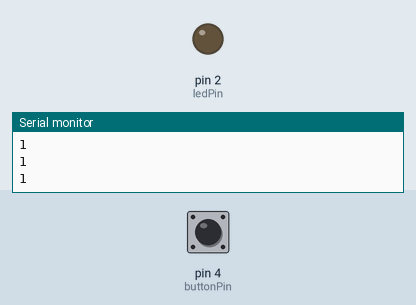
A sketch run on a simulated Arduino Uno, built with avr-gcc and run on an emulated ATmega328P. Shown: output pins drawn as LEDs (lit = HIGH), the last lines printed to the serial monitor. The inputs (shaded band) are chosen by the test bench; at power-on: pin 4 (buttonPin) HIGH.

Above: at 1.8 s.
1.9 s: pin 4 (buttonPin) pulled LOW for 0.6 s
At 2.9 s:
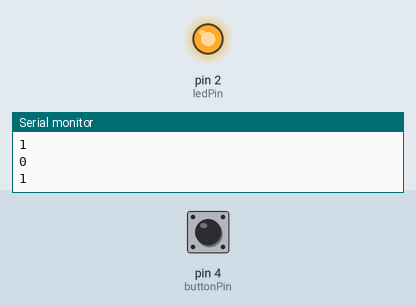
4.5 s: pin 4 (buttonPin) pulled LOW for 3.2 s
At 9.6 s:
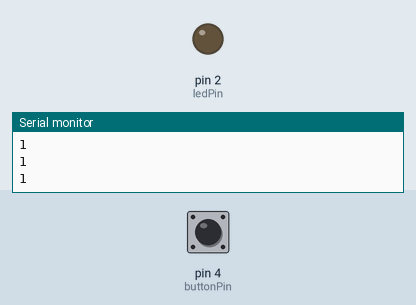
Timing chart, 0 to 11.1 s (numbered marks = the images above; inputs shaded):
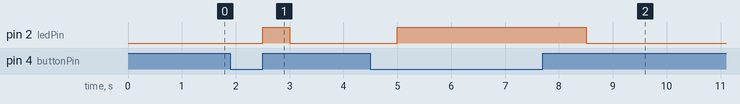

Measured:
- after the input at 1.9 s, pin 2 (ledPin): LOW → HIGH after 0.60 s, → LOW 0.50 s later
- after the input at 4.5 s, pin 2 (ledPin): LOW → HIGH after 0.50 s, → LOW 3.5 s later

The sketch:

pullUpPullDown.ino
```cpp
int buttonPin = 4;
int ledPin = 2;
int buttonRead;
int dt = 500;

void setup() {
	Serial.begin(9600);
	pinMode(buttonPin,INPUT);
	pinMode(ledPin,OUTPUT);
}


void loop() {
	buttonRead = digitalRead(buttonPin);
	Serial.println(buttonRead);
	delay(dt);
	if (buttonRead == 0){
		digitalWrite(ledPin,1);
	}else{
		digitalWrite(ledPin,0);
	}

}
```
